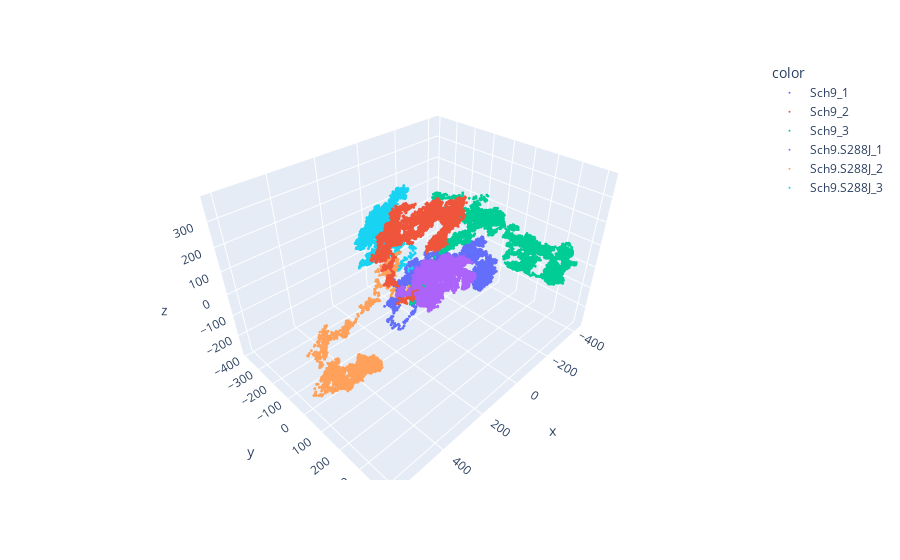

Notebook source saved alongside this figure:
### Code cell
#z1 = range(len(xyz_pca.T[0])/2)
labels = ['Sch9_1'] * 6000
labels.extend(['Sch9_2'] * 6000)
labels.extend(['Sch9_3'] * 6000)
labels.extend(['Sch9.S288J_1'] * 6000)
labels.extend(['Sch9.S288J_2'] * 6000)
labels.extend(['Sch9.S288J_3'] * 6000)

time = range(6000)
time2 = np.concatenate([time, time, time, time, time, time])
print(len(time2))

#px.scatter_3d(x=xyz_pca.T[0], y=xyz_pca.T[1], z=z)
fig = px.scatter_3d(x=xyz_pca.T[0], y=xyz_pca.T[1], z=xyz_pca.T[2], color=labels)
#fig = px.scatter_3d(x=time2, y=xyz_pca.T[1], z=xyz_pca.T[0], color=labels)
#fig = px.line_3d(x=time2, y=xyz_pca.T[0], z=xyz_pca.T[1], color=labels)
fig.update_traces(marker=dict(size=1))
fig.show()

# Prepare 3D graph
#fig = plt.figure()
#ax = plt.axes(projection='3d')
#ax.scatter3D(xyz_pca.T[0], xyz_pca.T[1], xyz_pca.T[2])
#ax.scatter3D(xyz_pca2.T[0], xyz_pca2.T[1], xyz_pca2.T[2])

### Figure 1 — Plotly figure (JSON) as saved in the notebook; plotly's stock layout.template omitted (floating-point values rounded to 4 significant figures; data arrays with more than 128 entries replaced by an {"elided": "..."} marker saying what was removed)
{"data": [{"hovertemplate": "color=Sch9_1<br>x=%{x}<br>y=%{y}<br>z=%{z}<extra></extra>", "legendgroup": "Sch9_1", "marker": {"color": "#636efa", "size": 1, "symbol": "circle"}, "mode": "markers", "name": "Sch9_1", "scene": "scene", "showlegend": true, "type": "scatter3d", "x": {"elided": "6000 float values"}, "y": {"elided": "6000 float values"}, "z": {"elided": "6000 float values"}}, {"hovertemplate": "color=Sch9_2<br>x=%{x}<br>y=%{y}<br>z=%{z}<extra></extra>", "legendgroup": "Sch9_2", "marker": {"color": "#EF553B", "size": 1, "symbol": "circle"}, "mode": "markers", "name": "Sch9_2", "scene": "scene", "showlegend": true, "type": "scatter3d", "x": {"elided": "6000 float values"}, "y": {"elided": "6000 float values"}, "z": {"elided": "6000 float values"}}, {"hovertemplate": "color=Sch9_3<br>x=%{x}<br>y=%{y}<br>z=%{z}<extra></extra>", "legendgroup": "Sch9_3", "marker": {"color": "#00cc96", "size": 1, "symbol": "circle"}, "mode": "markers", "name": "Sch9_3", "scene": "scene", "showlegend": true, "type": "scatter3d", "x": {"elided": "6000 float values"}, "y": {"elided": "6000 float values"}, "z": {"elided": "6000 float values"}}, {"hovertemplate": "color=Sch9.S288J_1<br>x=%{x}<br>y=%{y}<br>z=%{z}<extra></extra>", "legendgroup": "Sch9.S288J_1", "marker": {"color": "#ab63fa", "size": 1, "symbol": "circle"}, "mode": "markers", "name": "Sch9.S288J_1", "scene": "scene", "showlegend": true, "type": "scatter3d", "x": {"elided": "6000 float values"}, "y": {"elided": "6000 float values"}, "z": {"elided": "6000 float values"}}, {"hovertemplate": "color=Sch9.S288J_2<br>x=%{x}<br>y=%{y}<br>z=%{z}<extra></extra>", "legendgroup": "Sch9.S288J_2", "marker": {"color": "#FFA15A", "size": 1, "symbol": "circle"}, "mode": "markers", "name": "Sch9.S288J_2", "scene": "scene", "showlegend": true, "type": "scatter3d", "x": {"elided": "6000 float values"}, "y": {"elided": "6000 float values"}, "z": {"elided": "6000 float values"}}, {"hovertemplate": "color=Sch9.S288J_3<br>x=%{x}<br>y=%{y}<br>z=%{z}<extra></extra>", "legendgroup": "Sch9.S288J_3", "marker": {"color": "#19d3f3", "size": 1, "symbol": "circle"}, "mode": "markers", "name": "Sch9.S288J_3", "scene": "scene", "showlegend": true, "type": "scatter3d", "x": {"elided": "6000 float values"}, "y": {"elided": "6000 float values"}, "z": {"elided": "6000 float values"}}], "layout": {"legend": {"title": {"text": "color"}, "tracegroupgap": 0}, "margin": {"t": 60}, "scene": {"domain": {"x": [0, 1], "y": [0, 1]}, "xaxis": {"title": {"text": "x"}}, "yaxis": {"title": {"text": "y"}}, "zaxis": {"title": {"text": "z"}}}}}
